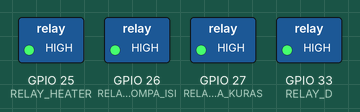
This sketch was run on a simulated ESP32. On the bench: switched loads named in the sketch (green lamp = pin HIGH).

Above: at 2.0 s.
At 6.0 s:
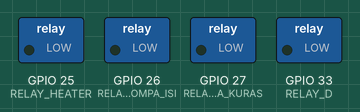
Timing chart, 0 to 10.4 s (numbered marks = the images above):
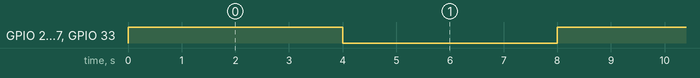

The sketch:

Relay.ino
```cpp
#define RELAY_POMPA_KURAS 27
#define RELAY_POMPA_ISI 26
#define RELAY_HEATER 25
#define RELAY_D 33

void setup() {
  Serial.begin(115200);
  pinMode(RELAY_POMPA_KURAS, OUTPUT);
  pinMode(RELAY_POMPA_ISI, OUTPUT);
  pinMode(RELAY_HEATER, OUTPUT);
  pinMode(RELAY_D, OUTPUT);

  digitalWrite(RELAY_POMPA_KURAS, HIGH);
  digitalWrite(RELAY_POMPA_ISI, HIGH);
  digitalWrite(RELAY_HEATER, HIGH);
  digitalWrite(RELAY_D, HIGH);
}

void loop() {
  static uint32_t relayTimer;
  if (millis() - relayTimer >= 4000) {
    digitalWrite(RELAY_POMPA_KURAS, !digitalRead(RELAY_POMPA_KURAS));
    digitalWrite(RELAY_POMPA_ISI, !digitalRead(RELAY_POMPA_ISI));
    digitalWrite(RELAY_HEATER, !digitalRead(RELAY_HEATER));
    digitalWrite(RELAY_D, !digitalRead(RELAY_D));
    relayTimer = millis();
  }
}
```

Measured:
- by itself, GPIO 25 (RELAY_HEATER), GPIO 26 (RELAY_POMPA_ISI), GPIO 27 (RELAY_POMPA_KURAS), GPIO 33 (RELAY_D): alternates HIGH for 4.0 s and LOW for 4.0 s
